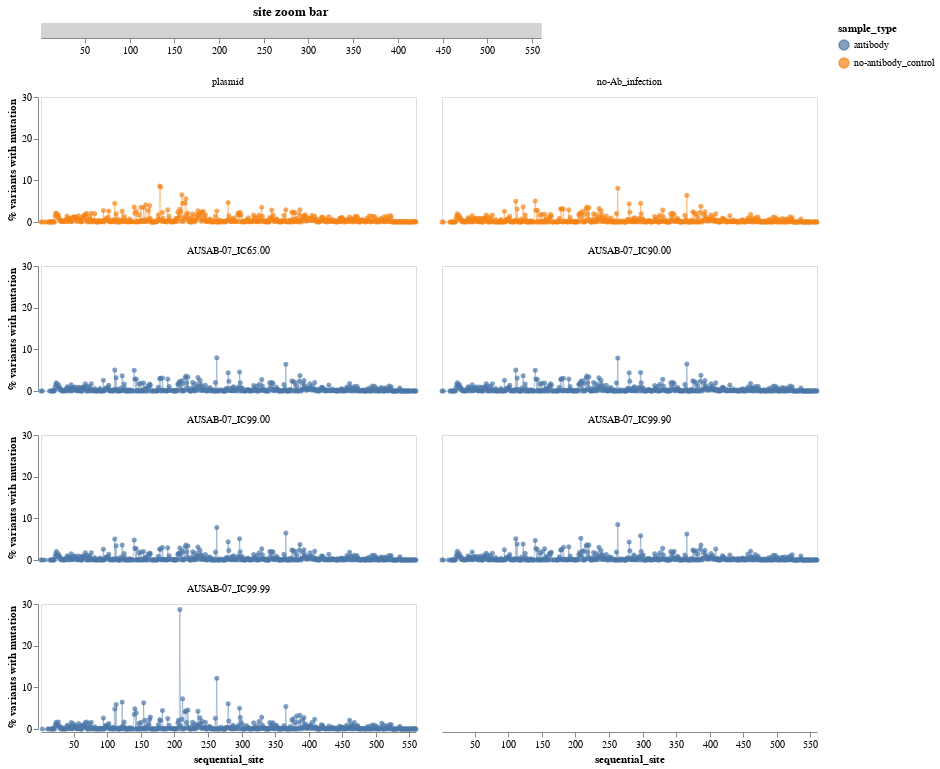

The code cell stored with this chart in its notebook:
### Markdown cell above
Plot sitewise mutation frequency and save as both html and pdf

### Code cell
zoom_brush = alt.selection_interval(
    encodings=['x'], mark=alt.BrushConfig(stroke='black', strokeWidth=2),
)
zoom_bar = (
    alt.Chart(site_freqs[["sequential_site"]].drop_duplicates())
    .mark_rect(color='lightgrey')
    .encode(x=alt.X("sequential_site", title=None, scale=alt.Scale(nice=False, zero=False)))
    .add_selection(zoom_brush)
    .properties(width=500, height=15, title='site zoom bar')
)

site_freqs_base = (
    alt.Chart()
    .encode(
        x=alt.X("sequential_site", scale=alt.Scale(nice=False, zero=False)),
        y=alt.Y('percent', title='% variants with mutation'),
        tooltip=[
            alt.Tooltip(c, format=".3g") if c in {"percent", "count", "n_variants"} else c
            for c in site_freqs.columns
        ],
        color="sample_type",
    )
    .properties(height=125, width=375)
)

site_freqs_chart = (
    alt.layer(
        site_freqs_base.mark_point(filled=True, size=25),
        site_freqs_base.mark_line(size=0.4),
        data=site_freqs,
    )
    .add_selection(zoom_brush)
    .facet(facet=alt.Facet("library_sample", title=None, sort=['plasmid', 'no-Ab_infection']), columns=2)
    .transform_filter(zoom_brush)
)
    
site_freqs_chart = site_freqs_chart

site_freqs_zoom_chart = (zoom_bar & site_freqs_chart).configure_axis(grid=False)

site_freqs_zoom_chart.save('scratch_notebooks/220303_summary_figures/scratch_figs/AUSAB-07_selection.pdf')
site_freqs_zoom_chart.save('scratch_notebooks/220303_summary_figures/scratch_figs/AUSAB-07_selection.html')

site_freqs_zoom_chart

### Figure 1 — Vega-Lite specification as saved in the notebook (floating-point values rounded to 4 significant figures; data arrays with more than 128 entries replaced by an {"elided": "..."} marker saying what was removed)
{"config": {"view": {"continuousWidth": 400, "continuousHeight": 300}, "axis": {"grid": false}}, "vconcat": [{"data": {"name": "data-a22a00f84aaac8c034fde2879dc59bc1"}, "mark": {"type": "rect", "color": "lightgrey"}, "encoding": {"x": {"field": "sequential_site", "scale": {"nice": false, "zero": false}, "title": null, "type": "quantitative"}}, "height": 15, "selection": {"selector002": {"type": "interval", "encodings": ["x"], "mark": {"stroke": "black", "strokeWidth": 2}}}, "title": "site zoom bar", "width": 500}, {"data": {"name": "data-32c6b5ddcab1ef79ea9331bf468f16c5"}, "facet": {"field": "library_sample", "sort": ["plasmid", "no-Ab_infection"], "title": null, "type": "nominal"}, "spec": {"layer": [{"mark": {"type": "point", "filled": true, "size": 25}, "encoding": {"color": {"field": "sample_type", "type": "nominal"}, "tooltip": [{"field": "sequential_site", "type": "quantitative"}, {"field": "reference_site", "type": "nominal"}, {"field": "wildtype", "type": "nominal"}, {"field": "count", "format": ".3g", "type": "quantitative"}, {"field": "mutants", "type": "nominal"}, {"field": "n_variants", "format": ".3g", "type": "quantitative"}, {"field": "percent", "format": ".3g", "type": "quantitative"}, {"field": "library_sample", "type": "nominal"}, {"field": "sample_type", "type": "nominal"}], "x": {"field": "sequential_site", "scale": {"nice": false, "zero": false}, "type": "quantitative"}, "y": {"field": "percent", "title": "% variants with mutation", "type": "quantitative"}}, "height": 125, "selection": {"selector002": {"type": "interval", "encodings": ["x"], "mark": {"stroke": "black", "strokeWidth": 2}}}, "width": 375}, {"mark": {"type": "line", "size": 0.4}, "encoding": {"color": {"field": "sample_type", "type": "nominal"}, "tooltip": [{"field": "sequential_site", "type": "quantitative"}, {"field": "reference_site", "type": "nominal"}, {"field": "wildtype", "type": "nominal"}, {"field": "count", "format": ".3g", "type": "quantitative"}, {"field": "mutants", "type": "nominal"}, {"field": "n_variants", "format": ".3g", "type": "quantitative"}, {"field": "percent", "format": ".3g", "type": "quantitative"}, {"field": "library_sample", "type": "nominal"}, {"field": "sample_type", "type": "nominal"}], "x": {"field": "sequential_site", "scale": {"nice": false, "zero": false}, "type": "quantitative"}, "y": {"field": "percent", "title": "% variants with mutation", "type": "quantitative"}}, "height": 125, "width": 375}]}, "columns": 2, "transform": [{"filter": {"selection": "selector002"}}]}], "$schema": "https://vega.github.io/schema/vega-lite/v4.17.0.json", "datasets": {"data-a22a00f84aaac8c034fde2879dc59bc1": {"elided": "547 records"}, "data-32c6b5ddcab1ef79ea9331bf468f16c5": {"elided": "3762 records"}}}
